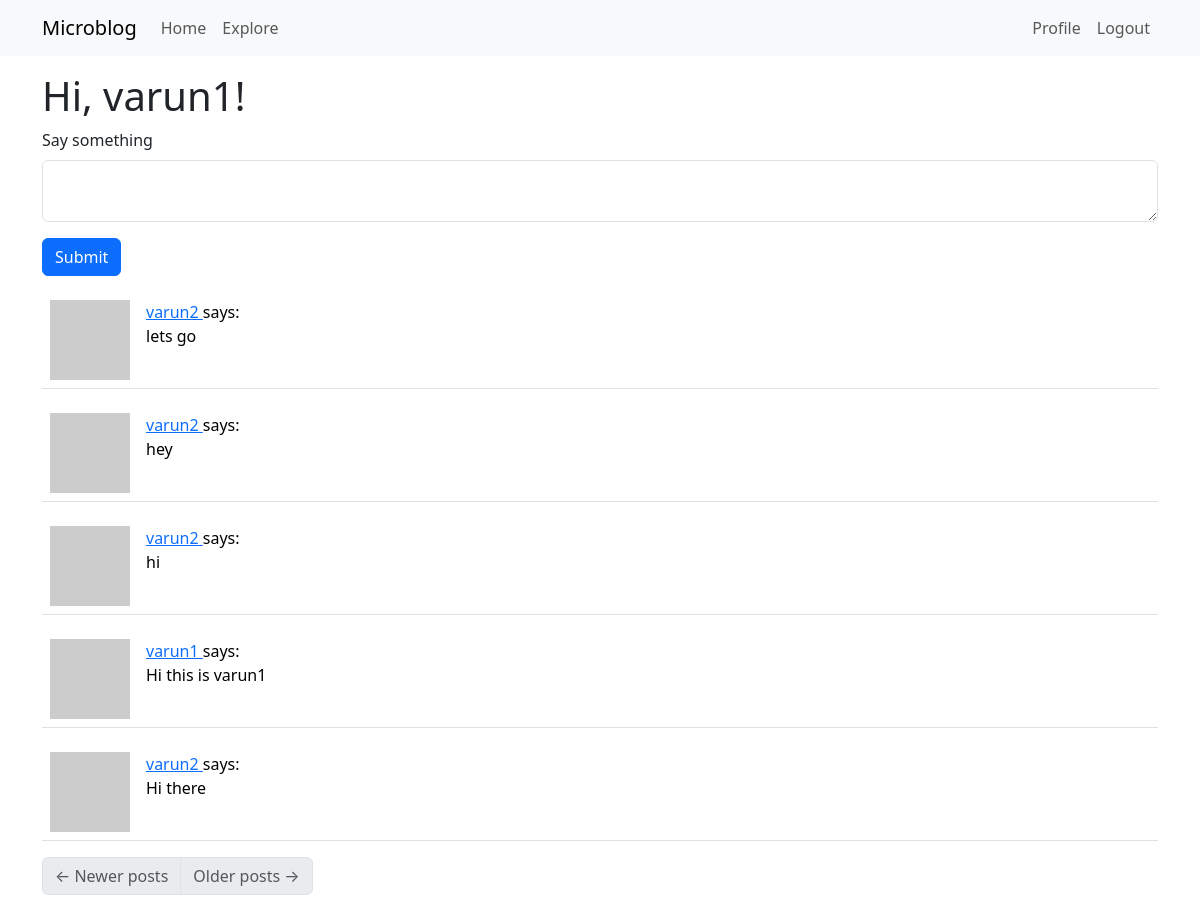
The page /index (signed in) on the database as committed earlier.
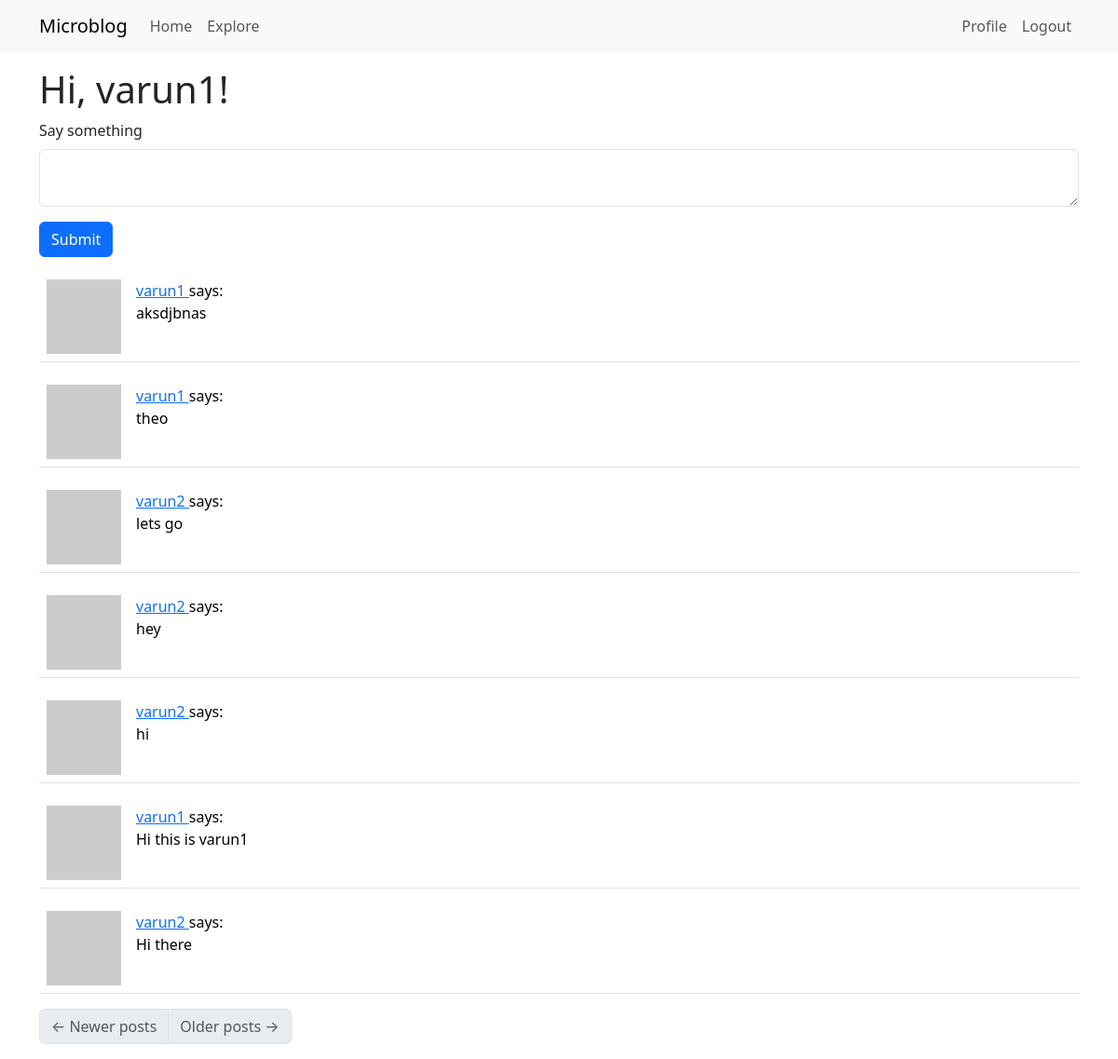
The same page on the database as committed later.
### app/models.py (models this page shows, shortened)
class Post(db.Model):
    id: so.Mapped[int] = so.mapped_column(primary_key=True)
    body: so.Mapped[str] = so.mapped_column(sa.String(140))
    timestamp: so.Mapped[datetime] = so.mapped_column(index=True, default=lambda: datetime.now(timezone.utc))
    user_id: so.Mapped[int] = so.mapped_column(sa.ForeignKey(User.id),index=True)
    author: so.Mapped[User] = so.relationship(back_populates='posts')

class User(UserMixin,db.Model):
    id: so.Mapped[int] = so.mapped_column(primary_key=True)
    username: so.Mapped[str] = so.mapped_column(sa.String(64), index=True, unique=True)
    email: so.Mapped[str] = so.mapped_column(sa.String(120), index=True, unique=True)
    password_hash: so.Mapped[Optional[str]] = so.mapped_column(sa.String(256))
    posts: so.WriteOnlyMapped['Post'] = so.relationship(back_populates='author')
    about_me: so.Mapped[Optional[str]] = so.mapped_column(sa.String(140))
    last_seen: so.Mapped[Optional[datetime]] = so.mapped_column(default=lambda: datetime.now(timezone.utc))
    def avatar(self, size):
        digest = md5(self.email.lower().encode('utf-8')).hexdigest()
        return f'https://www.gravatar.com/avatar/{digest}?d=identicon&s={size}'
    following: so.WriteOnlyMapped['User'] = so.relationship(
        secondary=followers, primaryjoin=(followers.c.follower_id == id),
        secondaryjoin=(followers.c.followed_id == id),
        back_populates='followers')
    followers: so.WriteOnlyMapped['User'] = so.relationship(
        secondary=followers, primaryjoin=(followers.c.followed_id == id),
        secondaryjoin=(followers.c.follower_id == id),
        back_populates='following')
    def following_posts(self):
        Author = so.aliased(User)
        Follower = so.aliased(User)
        return (
            sa.select(Post)
            .join(Post.author.of_type(Author))
            .join(Author.followers.of_type(Follower), isouter=True)
            .where(sa.or_(
                Follower.id == self.id,
                Author.id == self.id,
            ))
            .group_by(Post)
            .order_by(Post.timestamp.desc())
        )

### app/routes.py (the view)
@app.route('/', methods=['GET', 'POST'])
@app.route('/index', methods=['GET', 'POST'])
@login_required
def index():
    form = PostForm()
    if form.validate_on_submit():
        post = Post(body=form.post.data, author=current_user)
        db.session.add(post)
        db.session.commit()
        flash('Your post is now live!')
        return redirect(url_for('index'))
    posts = db.session.scalars(current_user.following_posts()).all()
    return render_template("index.html", title='Home Page', form=form, posts=posts)

### app/forms.py
class PostForm(FlaskForm):
    post = TextAreaField('Say something', validators=[
        DataRequired(), Length(min=1, max=140)])
    submit = SubmitField('Submit')

### app/models.py (called while the page is built)
@login.user_loader
def load_user(id):
    return db.session.get(User, int(id))

### app/routes.py (called while the page is built)
@app.before_request
def before_request():
    if current_user.is_authenticated:
        current_user.last_seen = datetime.now(timezone.utc)
        db.session.commit()

### app/templates/index.html
{% extends "base.html" %}
{% import "bootstrap_wtf.html" as wtf %}
{% block content %}
    <h1>Hi, {{ current_user.username }}!</h1>
    {% if form %}
    {{ wtf.quick_form(form) }}
    {% endif %}
    {% for post in posts %}
        {% include '_post.html' %}
    {% endfor %}
    <nav aria-label="Post navigation">
        <ul class="pagination">
            <li class="page-item{% if not prev_url %} disabled{% endif %}">
                <a class="page-link" href="{{ prev_url }}">
                    <span aria-hidden="true">&larr;</span> Newer posts
                </a>
            </li>
            <li class="page-item{% if not next_url %} disabled{% endif %}">
                <a class="page-link" href="{{ next_url }}">
                    Older posts <span aria-hidden="true">&rarr;</span>
                </a>
            </li>
        </ul>
    </nav>
{% endblock %}

### app/templates/_post.html
<table class="table table-hover">
    <tr>
        <td width="70px">
            <a href="{{ url_for('user', username=post.author.username) }}">
                <img src="{{ post.author.avatar(70) }}" />
            </a>
        </td>
        <td>
            <a href="{{ url_for('user', username=post.author.username) }}">
                {{ post.author.username }}
            </a>
            says:
            <br>
            {{ post.body }}
        </td>
    </tr>
</table>

Rows that differ between the two databases and show on the page:
added Post: author.username "varun1", body "aksdjbnas"
added Post: author.username "varun1", body "theo"
